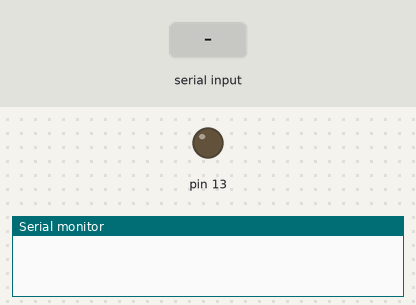
Simulated run of this sketch. Board: Arduino Uno, built with avr-gcc and run on an emulated ATmega328P. On the bench: output pins drawn as LEDs (lit = HIGH), the last lines printed to the serial monitor. Inputs (shaded band) come from the test bench.

Above: at 1.2 s.
1.3 s: "*start" received over the second serial link
At 2.5 s:
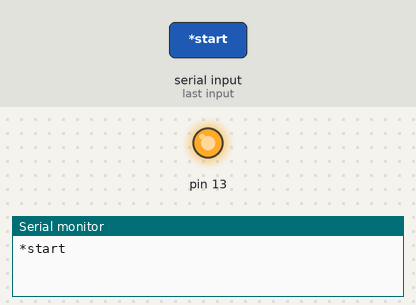
2.8 s: "*stop" received over the second serial link
At 3.5 s:
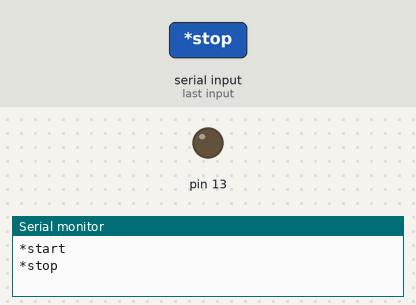
Timing chart, 0 to 5.8 s (numbered marks = the images above; inputs shaded):
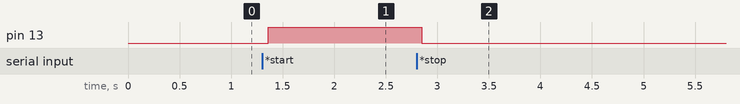

Measured:
- after the input at 1.3 s, pin 13: LOW → HIGH after 0.06 s
- after the input at 2.8 s, pin 13: HIGH → LOW after 0.05 s

The sketch:

FHGMWH5HYJ3WK72.ino
```cpp
//Coded By: Angelo Casimiro (4/27/14)
//Voice Activated Arduino (Bluetooth + Android)
//Feel free to modify it but remember to give credit
#include <SoftwareSerial.h>

SoftwareSerial BT(11, 10); //TX, RX respetively
String voice;

void setup() {
 BT.begin(9600);
 Serial.begin(9600);
  pinMode(13, OUTPUT);

}
//-----------------------------------------------------------------------//
void loop() {
  while (BT.available()){  //Check if there is an available byte to read
  delay(10); //Delay added to make thing stable
  char c = BT.read(); //Conduct a serial read
  if (c == '#') {break;} //Exit the loop when the # is detected after the word
  voice += c; //Shorthand for voice = voice + c
  }
  if (voice.length() > 0) {
    Serial.println(voice);

  if(voice == "*start")
  {
    digitalWrite(13, HIGH);
  }

  else if(voice == "*stop")
  {
    digitalWrite(13, LOW);
  }


voice="";}} //Reset the variable after initiating
```
